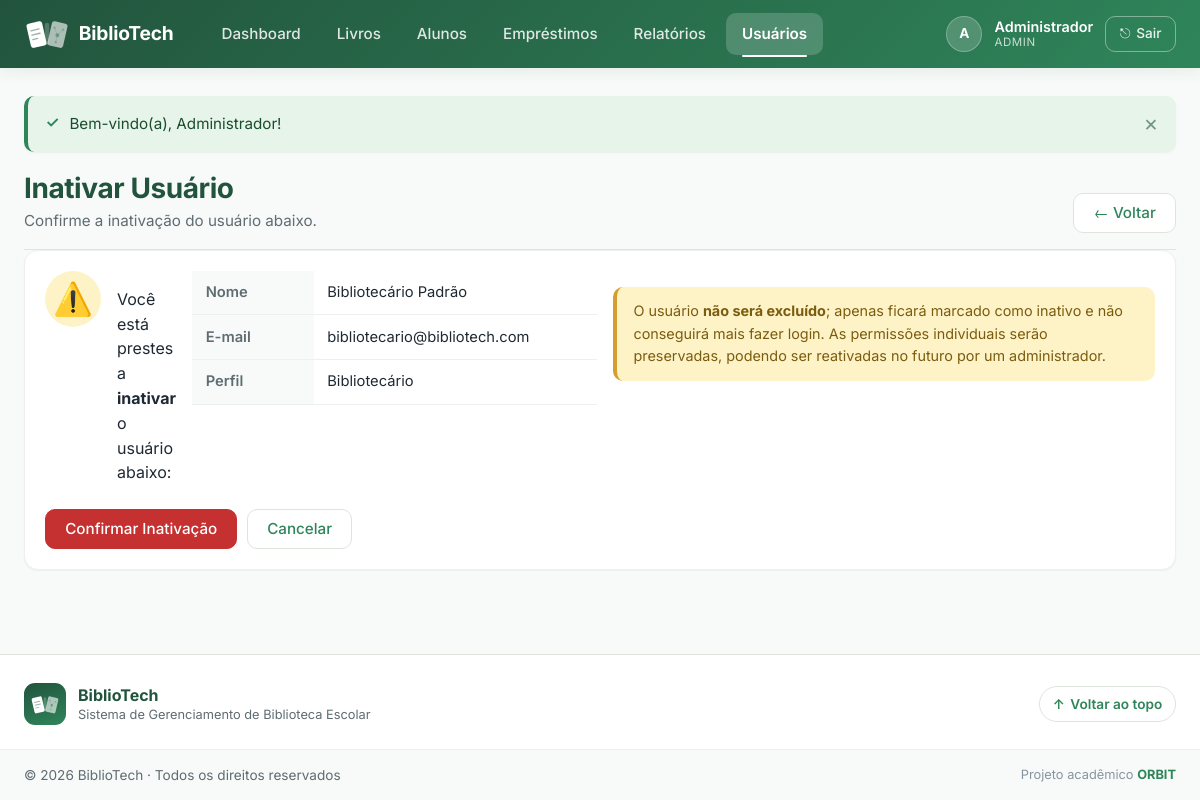
The page /usuarios/inativar.php?id=2 (signed in) on the database its author committed.
### tables this page shows
CREATE TABLE IF NOT EXISTS usuarios (
    id         INT             NOT NULL AUTO_INCREMENT,
    nome       VARCHAR(100)    NOT NULL,
    email      VARCHAR(100)    NOT NULL,            
    senha      VARCHAR(255)    NOT NULL,            
    perfil     ENUM(
                   'admin',
                   'bibliotecario'
               )               NOT NULL DEFAULT 'bibliotecario',
    ativo      TINYINT(1)      NOT NULL DEFAULT 1,  
    criado_em  TIMESTAMP       NOT NULL DEFAULT CURRENT_TIMESTAMP,
    atualizado_em TIMESTAMP    NOT NULL DEFAULT CURRENT_TIMESTAMP
                               ON UPDATE CURRENT_TIMESTAMP,

    CONSTRAINT pk_usuarios     PRIMARY KEY (id),
    CONSTRAINT uq_usuarios_email UNIQUE (email)    
);

### usuarios/inativar.php (the view, shortened to what this page needs)
<?php
require_once __DIR__ . '/../includes/conexao.php';
$id = filter_input(INPUT_GET, 'id', FILTER_VALIDATE_INT, [
    'options' => ['min_range' => 1],
]);
try {
    $stmt = $pdo->prepare(
        'SELECT id, nome, email, perfil, ativo
           FROM usuarios
          WHERE id = :id'
    );
    $stmt->execute([':id' => $id]);
    $usuario = $stmt->fetch();
} catch (PDOException $e) {
    error_log('[BiblioTech] usuarios/inativar busca: ' . $e->getMessage());
    flash('erro', 'Erro ao carregar dados do usuário.');
    redirecionar(BASE_URL . '/usuarios/listar.php');
}
$bloqueado = false;
$motivo    = '';
require_once __DIR__ . '/../includes/header.php';
require_once __DIR__ . '/../includes/navbar.php';
?>
<div class="pagina-cabecalho">
    <div class="pagina-cabecalho-texto">
        <h1 class="pagina-titulo">Inativar Usuário</h1>
        <p class="pagina-subtitulo">Confirme a inativação do usuário abaixo.</p>
    </div>
    <a href="<?= e(BASE_URL) ?>/usuarios/listar.php" class="btn btn-secundario">
        &larr; Voltar
    </a>
</div>
<?php if ($bloqueado): ?>
    <div class="flash flash-erro">
        <strong>Ação bloqueada.</strong> <?= e($motivo) ?>
    </div>
    <div class="card card-formulario">
        <div class="form-acoes">
            <a href="<?= e(BASE_URL) ?>/usuarios/listar.php" class="btn btn-primario">
                Voltar à Listagem
            </a>
        </div>
    </div>
<?php else: ?>
    <div class="card card-formulario">
        <div class="confirmacao-bloco">
            <div class="confirmacao-icone">⚠️</div>
            <p class="confirmacao-texto">
                Você está prestes a <strong>inativar</strong> o usuário abaixo:
            </p>
            <table class="tabela-detalhes">
                <tr>
                    <th>Nome</th>
                    <td><?= e($usuario['nome']) ?></td>
                </tr>
                <tr>
                    <th>E-mail</th>
                    <td><?= e($usuario['email']) ?></td>
                </tr>
                <tr>
                    <th>Perfil</th>
                    <td>
                        <?= e($usuario['perfil'] === 'admin'
                              ? 'Administrador'
                              : 'Bibliotecário') ?>
                    </td>
                </tr>
            </table>
            <p class="confirmacao-aviso">
                O usuário <strong>não será excluído</strong>; apenas ficará marcado como
                inativo e não conseguirá mais fazer login. As permissões individuais
                serão preservadas, podendo ser reativadas no futuro por um administrador.
            </p>
        </div>
        <form method="POST"
              action="<?= e(BASE_URL) ?>/usuarios/usuarios-back.php">
            <div class="form-acoes">
                <button type="submit" class="btn btn-perigo">
                    Confirmar Inativação
                </button>
                <a href="<?= e(BASE_URL) ?>/usuarios/listar.php" class="btn btn-secundario">
                    Cancelar
                </a>
            </div>
        </form>
    </div>
<?php endif; ?>
<?php require_once __DIR__ . '/../includes/footer.php'; ?>

### assets/css/style.css (style rules this page uses)
:root { --verde-principal: #2F855A; --verde-escuro: #22543D; --verde-claro: #E6F4EA; --verde-hover: #C6F6D5; --fundo: #F7FAF8; --superficie: #FFFFFF; --card-bg: #FFFFFF; --texto-principal: #1F2933; --texto-secundario: #5F6C72; --texto-suave: #8895A0; --borda: #DDE5DD; --borda-suave: #ECF0EE; --perigo: #C53030; --perigo-bg: #FED7D7; --alerta: #D69E2E; --alerta-bg: #FEF3C7; --info: #3182CE; --info-bg: #E3F2FD; --sucesso: #2F855A; --sucesso-bg: #E6F4EA; --azul-escuro: var(--verde-escuro); --azul: var(--verde-principal); --azul-table: var(--verde-claro); --verde: var(--sucesso); --vermelho: var(--perigo); --vermelho-claro: var(--perigo-bg); --roxo: #6C5CE7; --roxo-claro: #E5DFFD; --cinza-100: var(--fundo); --cinza-200: var(--borda-suave); --cinza-300: var(--borda); --cinza-500: var(--texto-secundario); --cinza-700: var(--texto-principal); --cinza-900: #0F1722; --branco: var(--superficie); --raio: 10px; --raio-grande: 14px; --raio-pill: 999px; --sombra-sm: 0 1px 2px rgba(34, 84, 61, .06); --sombra: 0 4px 14px rgba(34, 84, 61, .08); --sombra-lg: 0 12px 32px rgba(34, 84, 61, .14); --sombra-foco: 0 0 0 3px rgba(47, 133, 90, .18); --transicao: all .2s ease-in-out; --fonte: "Inter", "Segoe UI", Roboto, "Helvetica Neue", Arial, sans-serif; }
*, *::before, *::after { box-sizing: border-box; }
html, body { margin: 0; padding: 0; }
body { font-family: var(--fonte); color: var(--texto-principal); background: var(--fundo); line-height: 1.55; min-height: 100vh; display: flex; flex-direction: column; -webkit-font-smoothing: antialiased; -moz-osx-font-smoothing: grayscale; }
a { color: var(--verde-principal); text-decoration: none; transition: var(--transicao); }
button { font-family: inherit; cursor: pointer; }
.pagina-cabecalho, .page-header { display: flex; justify-content: space-between; align-items: flex-end; flex-wrap: wrap; gap: 1rem; padding-bottom: 1rem; border-bottom: 1px solid var(--borda); }
.pagina-cabecalho-texto { min-width: 0; }
.pagina-cabecalho h1, .pagina-titulo, .page-header h1 { margin: 0 0 .25rem 0; color: var(--verde-escuro); font-size: 1.75rem; font-weight: 700; letter-spacing: -0.015em; line-height: 1.2; }
.subtitulo, .pagina-subtitulo { color: var(--texto-secundario); margin: 0; font-size: .95rem; }
.card { background: var(--card-bg); border-radius: var(--raio-grande); padding: 1.25rem; box-shadow: var(--sombra-sm); border: 1px solid var(--borda-suave); transition: var(--transicao); }
.btn { display: inline-flex; align-items: center; justify-content: center; gap: .5rem; padding: .6rem 1.2rem; border: 1px solid transparent; border-radius: var(--raio); font-size: .95rem; font-weight: 500; cursor: pointer; transition: var(--transicao); text-decoration: none; background: transparent; line-height: 1.2; white-space: nowrap; }
.btn-secundario, .btn-secondary { background: var(--branco); color: var(--verde-principal); border-color: var(--borda); }
.btn-perigo, .btn-danger { background: var(--perigo); color: var(--branco); border-color: var(--perigo); }
.form-acoes, .form-actions, .form-grupo-acoes { display: flex; gap: .6rem; flex-wrap: wrap; padding-top: .5rem; }
.confirmacao-bloco { display: flex; gap: 1rem; align-items: flex-start; }
.confirmacao-icone { font-size: 2rem; width: 56px; height: 56px; border-radius: 50%; background: var(--alerta-bg); color: #8B6914; display: inline-flex; align-items: center; justify-content: center; flex-shrink: 0; }
.confirmacao-texto { flex: 1; }
.confirmacao-aviso { padding: .85rem 1rem; background: var(--alerta-bg); border-left: 4px solid var(--alerta); border-radius: var(--raio); color: #7B5C0F; font-size: .9rem; margin: 1rem 0; }
.tabela-detalhes { width: 100%; border-collapse: collapse; margin-bottom: 1rem; }
.tabela-detalhes th, .tabela-detalhes td { padding: .65rem .85rem; border-bottom: 1px solid var(--borda-suave); text-align: left; vertical-align: top; font-size: .92rem; }
.tabela-detalhes th { background: var(--fundo); color: var(--texto-secundario); font-weight: 600; width: 30%; }

### rows shown on the page
usuarios: nome "Bibliotecário Padrão", email "bibliotecario@bibliotech.com", perfil "Bibliotecário"

### other values the page prints
$iniciais "A"
$_SESSION['usuario_nome'] "Administrador"
$_SESSION['usuario_perfil'] "ADMIN"
$msg['mensagem'] "Bem-vindo(a), Administrador!"
